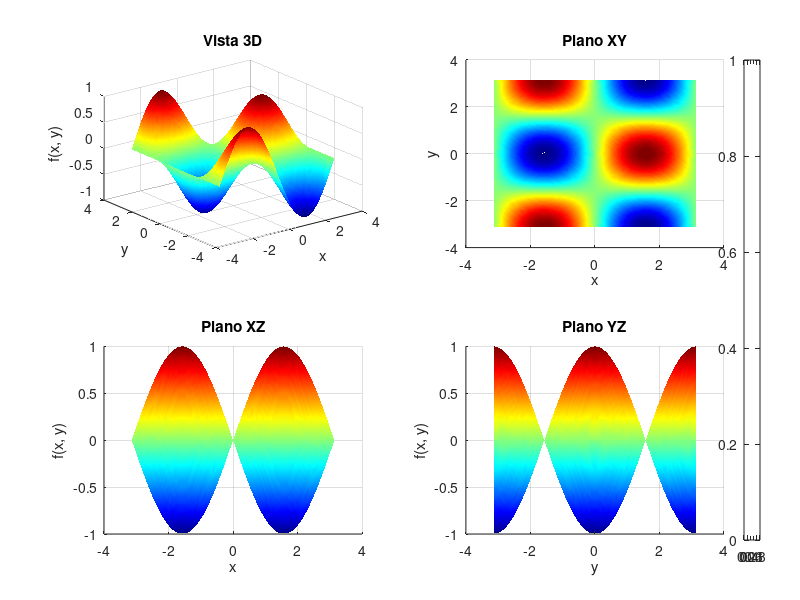

Write the MATLAB code that produced this figure. (Note: this script raises an error after producing the figure.)
x = linspace(-pi, pi, 100);
y = linspace(-pi, pi, 100);
[X, Y] = meshgrid(x, y);
% Función Z que se nos pide 
Z = sin(X) .* cos(Y);

figure;

% Vista 3D
subplot(2, 2, 1);
surf(X, Y, Z);
colormap(jet); 
caxis([-1, 1]); 
title('Vista 3D');
xlabel('x');
ylabel('y');
zlabel('f(x, y)');
shading interp;

% Plano XY
subplot(2, 2, 2);
surf(X, Y, Z);
view(0, 90);
colormap(jet); 
caxis([-1, 1]); 
title('Plano XY');
xlabel('x');
ylabel('y');
shading interp;

% Plano XZ
subplot(2, 2, 3);
surf(X, Y, Z);
view(0, 0);
colormap(jet); 
caxis([-1, 1]); 
title('Plano XZ');
xlabel('x');
zlabel('f(x, y)');
shading interp;

% Plano YZ
subplot(2, 2, 4);
surf(X, Y, Z);
view(90, 0);
colormap(jet); 
caxis([-1, 1]); 
title('Plano YZ');
ylabel('y');
zlabel('f(x, y)');
shading interp;

% Barra de colores general(Posicion y tamaño)
colorbar('Position', [0.93 0.1 0.02 0.8]); 
